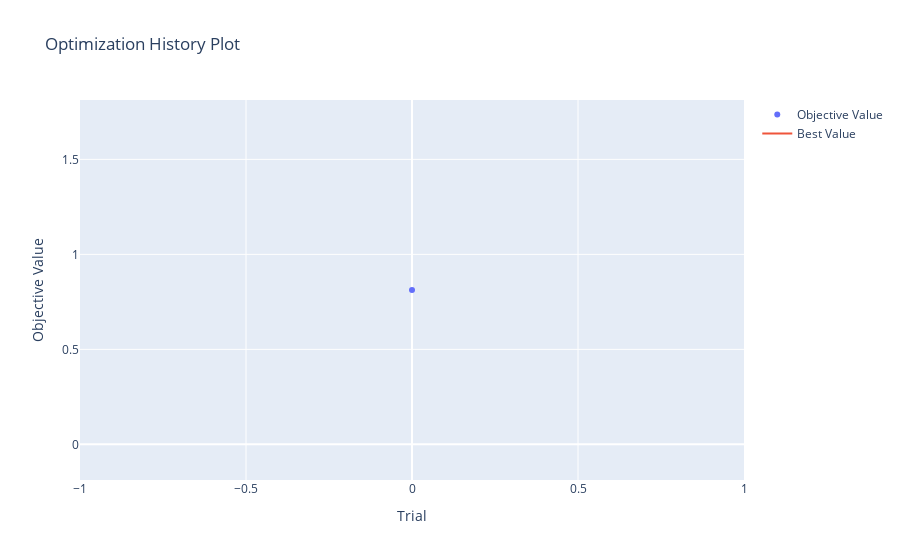

The notebook cell saved with this chart:
### Code cell
optuna.visualization.plot_optimization_history(study)

### Figure 1 — Plotly figure (JSON) as saved in the notebook; plotly's stock layout.template omitted (floating-point values rounded to 4 significant figures)
{"data": [{"mode": "markers", "name": "Objective Value", "type": "scatter", "x": [0], "y": [0.8124]}, {"mode": "lines", "name": "Best Value", "type": "scatter", "x": [0], "y": [0.8124]}, {"marker": {"color": "#cccccc"}, "mode": "markers", "name": "Infeasible Trial", "showlegend": false, "type": "scatter", "x": [], "y": []}], "layout": {"title": {"text": "Optimization History Plot"}, "xaxis": {"title": {"text": "Trial"}}, "yaxis": {"title": {"text": "Objective Value"}}}}
